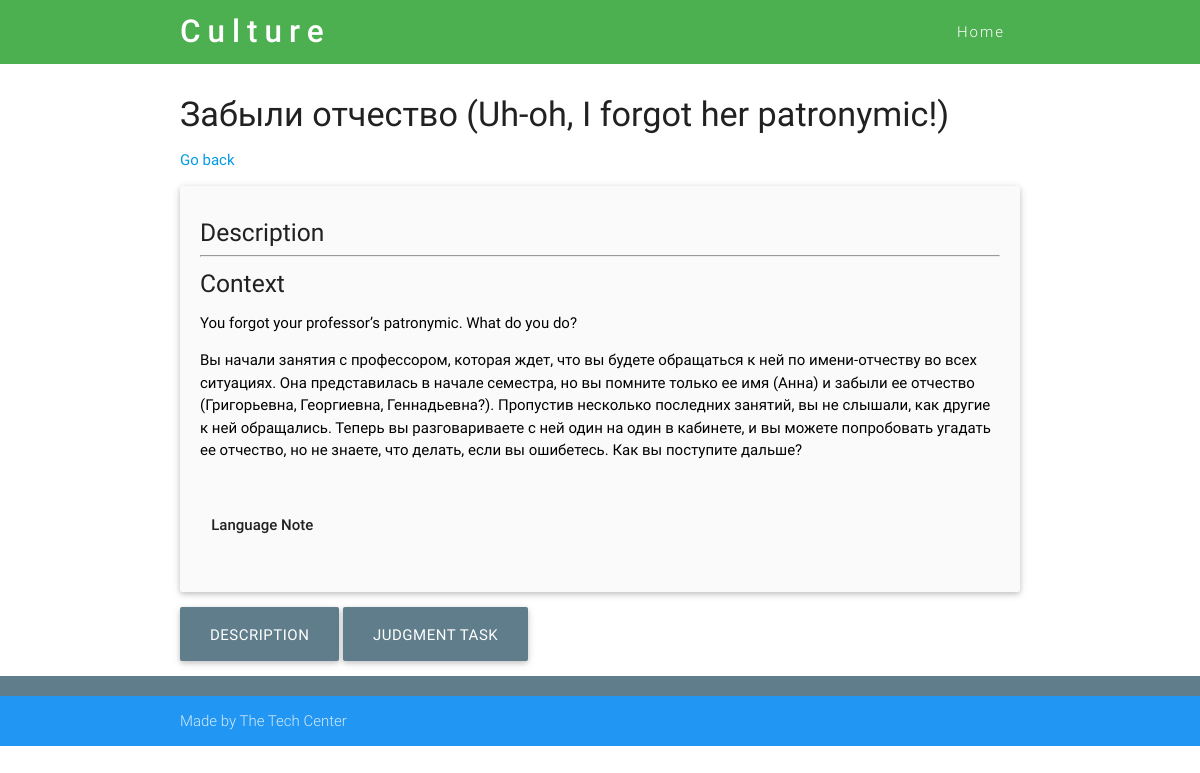
Screenshot of /scenario/2/ with the database file from the repository.
### culture_content/models.py (models this page shows, shortened)
@python_2_unicode_compatible
class Scenario(models.Model):
    name = models.CharField(max_length=150, blank=False)
    description = models.TextField(blank=True)
    initial_information = models.TextField(verbose_name="Context of the Scenario", blank=True)
    context_after_feedback = models.BooleanField (default=False, blank=True)
    judgment_task = models.ForeignKey('JudgmentTask', on_delete= models.CASCADE)
    language_note = models.TextField(verbose_name="Language Notes", blank=True)
    culture_note = models.TextField(verbose_name="Language Notes", blank=True)
    language_note_after_feedback = models.BooleanField (default=False, blank=True)
    reflection_task = models.TextField(verbose_name="Scenario Reflection Task", blank=True)

### culture_content/views.py (the view)
# urls.py: path('scenario/<int:scenario_id>/', get_scenario_detail, name='scenario'),
def get_scenario_detail(request, scenario_id):
    scenario = get_object_or_404(Scenario, pk=scenario_id)
    topic = Topic.objects.filter(scenarios__id =scenario_id)
    return render (request, 'culture_content/scenario.html', {'scenario': scenario, 'topic':topic})

### culture_content/models.py (called while the page is built)
    def get_answers(self):
        return Answer.objects.filter(task=self)

### templates/culture_content/scenario.html (shortened to what this page needs)
{% extends 'base.html' %}
{% load static from staticfiles %}
{% load static  %}
{% block content %}
    <div class="section scrollspy">
    <div class="container">
        <h4>{{ scenario.name }}</h4>
        <p><a id="back" href="">Go back</a></p>
    <div class="card-panel grey lighten-5 z-depth-1" id="description">
                <div class="row valign-wrapper">
                    <div class="col s12">
                        <h5>Description</h5>
                        <hr>
                        {% if scenario.context_after_feedback == 0 %}
                            <h5>Context</h5>
                            <span class="black-text">
                                <p>{{ scenario.initial_information|safe  }}</p>
                            </span>
                        {% endif %}
                        {% if scenario.language_note_after_feedback == 0 %}
                         <div class="col s12">
                                    <strong>Language Note</strong>
                         </div>
                        {% endif %}
                    </div>
                </div>
    </div>
                        {% include "culture_content/results.html" %}
    <a class="waves-effect blue-grey btn-large" id="desbutton">Description</a>
    <a class="waves-effect blue-grey btn-large" id="judgbutton">Judgment Task</a>
    </div>
    </div>
{% endblock %}

### rows the page displays
Scenario: name "Забыли отчество (Uh-oh, I forgot her patronymic!)", initial_information "You forgot your professor’s patronymic. What do you do? Вы начали занятия с профессором, которая ждет, что вы будете обращаться к ней по имени-отчеству во всех ситуациях. Она представилась в начале семестра, но вы помните только ее имя (Анна) и забыли ее отчество (Григорьевна, Георгиевна, Геннадьевна?). Пропустив несколько последних занятий, вы не слышали, как другие к ней обращались. Теперь вы разговариваете с ней один на один в кабинете, и вы можете попробовать угадать ее отчество, но не знаете, что делать, если вы ошибетесь. Как вы поступите дальше?"
